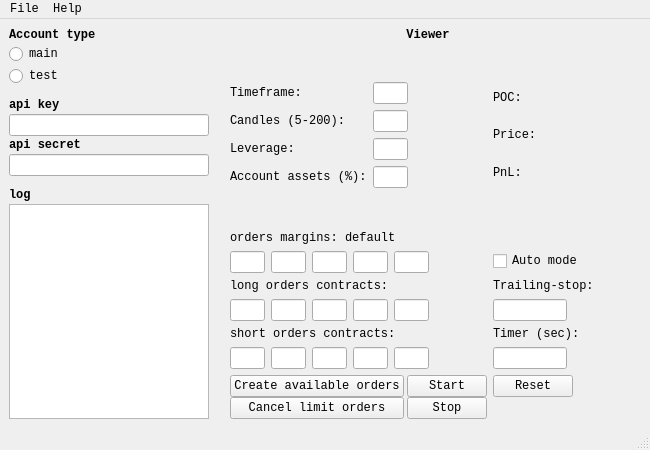
<?xml version="1.0" encoding="UTF-8"?>
<ui version="4.0">
 <class>MainWindow</class>
 <widget class="QMainWindow" name="MainWindow">
  <property name="geometry">
   <rect>
    <x>0</x>
    <y>0</y>
    <width>650</width>
    <height>450</height>
   </rect>
  </property>
  <property name="sizePolicy">
   <sizepolicy hsizetype="Fixed" vsizetype="Fixed">
    <horstretch>0</horstretch>
    <verstretch>0</verstretch>
   </sizepolicy>
  </property>
  <property name="maximumSize">
   <size>
    <width>650</width>
    <height>450</height>
   </size>
  </property>
  <property name="font">
   <font>
    <family>Consolas</family>
    <pointsize>9</pointsize>
   </font>
  </property>
  <property name="windowTitle">
   <string>BITROBOT</string>
  </property>
  <property name="windowIcon">
   <iconset>
    <normaloff>BITROBOT.png</normaloff>BITROBOT.png</iconset>
  </property>
  <widget class="QWidget" name="centralwidget">
   <property name="sizePolicy">
    <sizepolicy hsizetype="Fixed" vsizetype="Fixed">
     <horstretch>0</horstretch>
     <verstretch>0</verstretch>
    </sizepolicy>
   </property>
   <layout class="QGridLayout" name="gridLayout_2">
    <item row="0" column="1">
     <layout class="QVBoxLayout" name="mainV2">
      <property name="spacing">
       <number>1</number>
      </property>
      <item>
       <widget class="QLabel" name="label_16">
        <property name="font">
         <font>
          <weight>75</weight>
          <bold>true</bold>
         </font>
        </property>
        <property name="text">
         <string>Viewer</string>
        </property>
        <property name="alignment">
         <set>Qt::AlignCenter</set>
        </property>
       </widget>
      </item>
      <item>
       <widget class="QWidget" name="plotwidget" native="true">
        <property name="sizePolicy">
         <sizepolicy hsizetype="Fixed" vsizetype="Fixed">
          <horstretch>0</horstretch>
          <verstretch>0</verstretch>
         </sizepolicy>
        </property>
       </widget>
      </item>
      <item>
       <layout class="QFormLayout" name="formLayout_2">
        <property name="fieldGrowthPolicy">
         <enum>QFormLayout::FieldsStayAtSizeHint</enum>
        </property>
        <property name="horizontalSpacing">
         <number>6</number>
        </property>
        <property name="verticalSpacing">
         <number>6</number>
        </property>
        <property name="leftMargin">
         <number>15</number>
        </property>
        <property name="rightMargin">
         <number>15</number>
        </property>
        <item row="0" column="1">
         <spacer name="verticalSpacer_4">
          <property name="orientation">
           <enum>Qt::Vertical</enum>
          </property>
          <property name="sizeHint" stdset="0">
           <size>
            <width>20</width>
            <height>13</height>
           </size>
          </property>
         </spacer>
        </item>
        <item row="1" column="0">
         <layout class="QFormLayout" name="formLayout">
          <item row="1" column="0">
           <widget class="QLabel" name="label_4">
            <property name="sizePolicy">
             <sizepolicy hsizetype="Fixed" vsizetype="Preferred">
              <horstretch>0</horstretch>
              <verstretch>0</verstretch>
             </sizepolicy>
            </property>
            <property name="text">
             <string>Timeframe:      </string>
            </property>
           </widget>
          </item>
          <item row="1" column="1">
           <widget class="QLineEdit" name="lineEdit_3">
            <property name="sizePolicy">
             <sizepolicy hsizetype="Fixed" vsizetype="Fixed">
              <horstretch>0</horstretch>
              <verstretch>0</verstretch>
             </sizepolicy>
            </property>
            <property name="maximumSize">
             <size>
              <width>35</width>
              <height>16777215</height>
             </size>
            </property>
           </widget>
          </item>
          <item row="2" column="0">
           <widget class="QLabel" name="label_5">
            <property name="sizePolicy">
             <sizepolicy hsizetype="Fixed" vsizetype="Preferred">
              <horstretch>0</horstretch>
              <verstretch>0</verstretch>
             </sizepolicy>
            </property>
            <property name="text">
             <string>Candles (5-200):</string>
            </property>
           </widget>
          </item>
          <item row="2" column="1">
           <widget class="QLineEdit" name="lineEdit_4">
            <property name="sizePolicy">
             <sizepolicy hsizetype="Fixed" vsizetype="Fixed">
              <horstretch>0</horstretch>
              <verstretch>0</verstretch>
             </sizepolicy>
            </property>
            <property name="maximumSize">
             <size>
              <width>35</width>
              <height>16777215</height>
             </size>
            </property>
           </widget>
          </item>
          <item row="3" column="0">
           <widget class="QLabel" name="label_6">
            <property name="sizePolicy">
             <sizepolicy hsizetype="Fixed" vsizetype="Preferred">
              <horstretch>0</horstretch>
              <verstretch>0</verstretch>
             </sizepolicy>
            </property>
            <property name="text">
             <string>Leverage: </string>
            </property>
           </widget>
          </item>
          <item row="3" column="1">
           <widget class="QLineEdit" name="lineEdit_5">
            <property name="sizePolicy">
             <sizepolicy hsizetype="Fixed" vsizetype="Fixed">
              <horstretch>0</horstretch>
              <verstretch>0</verstretch>
             </sizepolicy>
            </property>
            <property name="maximumSize">
             <size>
              <width>35</width>
              <height>16777215</height>
             </size>
            </property>
           </widget>
          </item>
          <item row="4" column="0">
           <widget class="QLabel" name="label_18">
            <property name="sizePolicy">
             <sizepolicy hsizetype="Fixed" vsizetype="Preferred">
              <horstretch>0</horstretch>
              <verstretch>0</verstretch>
             </sizepolicy>
            </property>
            <property name="text">
             <string>Account assets (%):</string>
            </property>
           </widget>
          </item>
          <item row="4" column="1">
           <widget class="QLineEdit" name="lineEdit_6">
            <property name="sizePolicy">
             <sizepolicy hsizetype="Fixed" vsizetype="Fixed">
              <horstretch>0</horstretch>
              <verstretch>0</verstretch>
             </sizepolicy>
            </property>
            <property name="maximumSize">
             <size>
              <width>35</width>
              <height>16777215</height>
             </size>
            </property>
           </widget>
          </item>
         </layout>
        </item>
        <item row="1" column="1">
         <layout class="QVBoxLayout" name="verticalLayout_6">
          <item>
           <layout class="QHBoxLayout" name="horizontalLayout_4">
            <item>
             <widget class="QLabel" name="label_14">
              <property name="text">
               <string>POC:</string>
              </property>
              <property name="alignment">
               <set>Qt::AlignJustify|Qt::AlignVCenter</set>
              </property>
             </widget>
            </item>
            <item>
             <widget class="QLabel" name="label_10">
              <property name="text">
               <string/>
              </property>
              <property name="alignment">
               <set>Qt::AlignJustify|Qt::AlignVCenter</set>
              </property>
             </widget>
            </item>
           </layout>
          </item>
          <item>
           <layout class="QHBoxLayout" name="horizontalLayout_5">
            <item>
             <widget class="QLabel" name="label_13">
              <property name="text">
               <string>Price:</string>
              </property>
              <property name="alignment">
               <set>Qt::AlignJustify|Qt::AlignVCenter</set>
              </property>
             </widget>
            </item>
            <item>
             <widget class="QLabel" name="label_12">
              <property name="text">
               <string/>
              </property>
              <property name="alignment">
               <set>Qt::AlignJustify|Qt::AlignVCenter</set>
              </property>
             </widget>
            </item>
           </layout>
          </item>
          <item>
           <layout class="QHBoxLayout" name="horizontalLayout_6">
            <item>
             <widget class="QLabel" name="label_11">
              <property name="text">
               <string>PnL:</string>
              </property>
              <property name="alignment">
               <set>Qt::AlignJustify|Qt::AlignVCenter</set>
              </property>
             </widget>
            </item>
            <item>
             <widget class="QLabel" name="label_15">
              <property name="text">
               <string/>
              </property>
              <property name="alignment">
               <set>Qt::AlignJustify|Qt::AlignVCenter</set>
              </property>
             </widget>
            </item>
           </layout>
          </item>
         </layout>
        </item>
        <item row="2" column="0">
         <spacer name="verticalSpacer_2">
          <property name="orientation">
           <enum>Qt::Vertical</enum>
          </property>
          <property name="sizeHint" stdset="0">
           <size>
            <width>20</width>
            <height>13</height>
           </size>
          </property>
         </spacer>
        </item>
        <item row="3" column="0">
         <widget class="QLabel" name="label_7">
          <property name="sizePolicy">
           <sizepolicy hsizetype="Fixed" vsizetype="Preferred">
            <horstretch>0</horstretch>
            <verstretch>0</verstretch>
           </sizepolicy>
          </property>
          <property name="text">
           <string>orders margins: default</string>
          </property>
         </widget>
        </item>
        <item row="4" column="0">
         <layout class="QHBoxLayout" name="horizontalLayout">
          <item>
           <widget class="QLineEdit" name="w1">
            <property name="sizePolicy">
             <sizepolicy hsizetype="Maximum" vsizetype="Fixed">
              <horstretch>0</horstretch>
              <verstretch>0</verstretch>
             </sizepolicy>
            </property>
            <property name="maximumSize">
             <size>
              <width>35</width>
              <height>16777215</height>
             </size>
            </property>
           </widget>
          </item>
          <item>
           <widget class="QLineEdit" name="w2">
            <property name="sizePolicy">
             <sizepolicy hsizetype="Fixed" vsizetype="Fixed">
              <horstretch>0</horstretch>
              <verstretch>0</verstretch>
             </sizepolicy>
            </property>
            <property name="maximumSize">
             <size>
              <width>35</width>
              <height>16777215</height>
             </size>
            </property>
            <property name="clearButtonEnabled">
             <bool>false</bool>
            </property>
           </widget>
          </item>
          <item>
           <widget class="QLineEdit" name="w3">
            <property name="sizePolicy">
             <sizepolicy hsizetype="Fixed" vsizetype="Fixed">
              <horstretch>0</horstretch>
              <verstretch>0</verstretch>
             </sizepolicy>
            </property>
            <property name="maximumSize">
             <size>
              <width>35</width>
              <height>16777215</height>
             </size>
            </property>
           </widget>
          </item>
          <item>
           <widget class="QLineEdit" name="w4">
            <property name="sizePolicy">
             <sizepolicy hsizetype="Fixed" vsizetype="Fixed">
              <horstretch>0</horstretch>
              <verstretch>0</verstretch>
             </sizepolicy>
            </property>
            <property name="maximumSize">
             <size>
              <width>35</width>
              <height>16777215</height>
             </size>
            </property>
           </widget>
          </item>
          <item>
           <widget class="QLineEdit" name="w5">
            <property name="sizePolicy">
             <sizepolicy hsizetype="Fixed" vsizetype="Fixed">
              <horstretch>0</horstretch>
              <verstretch>0</verstretch>
             </sizepolicy>
            </property>
            <property name="maximumSize">
             <size>
              <width>35</width>
              <height>16777215</height>
             </size>
            </property>
           </widget>
          </item>
         </layout>
        </item>
        <item row="4" column="1">
         <widget class="QCheckBox" name="checkAuto">
          <property name="text">
           <string>Auto mode</string>
          </property>
         </widget>
        </item>
        <item row="5" column="0">
         <widget class="QLabel" name="label_8">
          <property name="sizePolicy">
           <sizepolicy hsizetype="Fixed" vsizetype="Preferred">
            <horstretch>0</horstretch>
            <verstretch>0</verstretch>
           </sizepolicy>
          </property>
          <property name="text">
           <string>long orders contracts: </string>
          </property>
         </widget>
        </item>
        <item row="5" column="1">
         <widget class="QLabel" name="label_19">
          <property name="text">
           <string>Trailing-stop:</string>
          </property>
         </widget>
        </item>
        <item row="6" column="0">
         <layout class="QHBoxLayout" name="horizontalLayout_3" stretch="0,0,0,0,0">
          <property name="spacing">
           <number>6</number>
          </property>
          <property name="sizeConstraint">
           <enum>QLayout::SetMaximumSize</enum>
          </property>
          <item>
           <widget class="QLineEdit" name="w1_2">
            <property name="sizePolicy">
             <sizepolicy hsizetype="Maximum" vsizetype="Fixed">
              <horstretch>0</horstretch>
              <verstretch>0</verstretch>
             </sizepolicy>
            </property>
            <property name="maximumSize">
             <size>
              <width>35</width>
              <height>16777215</height>
             </size>
            </property>
            <property name="clearButtonEnabled">
             <bool>false</bool>
            </property>
           </widget>
          </item>
          <item>
           <widget class="QLineEdit" name="w2_2">
            <property name="sizePolicy">
             <sizepolicy hsizetype="Maximum" vsizetype="Fixed">
              <horstretch>0</horstretch>
              <verstretch>0</verstretch>
             </sizepolicy>
            </property>
            <property name="maximumSize">
             <size>
              <width>35</width>
              <height>16777215</height>
             </size>
            </property>
           </widget>
          </item>
          <item>
           <widget class="QLineEdit" name="w3_2">
            <property name="sizePolicy">
             <sizepolicy hsizetype="Maximum" vsizetype="Fixed">
              <horstretch>0</horstretch>
              <verstretch>0</verstretch>
             </sizepolicy>
            </property>
            <property name="maximumSize">
             <size>
              <width>35</width>
              <height>16777215</height>
             </size>
            </property>
           </widget>
          </item>
          <item>
           <widget class="QLineEdit" name="w4_2">
            <property name="sizePolicy">
             <sizepolicy hsizetype="Maximum" vsizetype="Fixed">
              <horstretch>0</horstretch>
              <verstretch>0</verstretch>
             </sizepolicy>
            </property>
            <property name="maximumSize">
             <size>
              <width>35</width>
              <height>16777215</height>
             </size>
            </property>
           </widget>
          </item>
          <item>
           <widget class="QLineEdit" name="w5_2">
            <property name="sizePolicy">
             <sizepolicy hsizetype="Maximum" vsizetype="Fixed">
              <horstretch>0</horstretch>
              <verstretch>0</verstretch>
             </sizepolicy>
            </property>
            <property name="maximumSize">
             <size>
              <width>35</width>
              <height>16777215</height>
             </size>
            </property>
           </widget>
          </item>
         </layout>
        </item>
        <item row="7" column="0">
         <widget class="QLabel" name="label_17">
          <property name="sizePolicy">
           <sizepolicy hsizetype="Fixed" vsizetype="Preferred">
            <horstretch>0</horstretch>
            <verstretch>0</verstretch>
           </sizepolicy>
          </property>
          <property name="text">
           <string>short orders contracts: </string>
          </property>
         </widget>
        </item>
        <item row="8" column="0">
         <layout class="QHBoxLayout" name="horizontalLayout_7" stretch="0,0,0,0,0">
          <property name="spacing">
           <number>6</number>
          </property>
          <property name="sizeConstraint">
           <enum>QLayout::SetMaximumSize</enum>
          </property>
          <item>
           <widget class="QLineEdit" name="w1_3">
            <property name="sizePolicy">
             <sizepolicy hsizetype="Maximum" vsizetype="Fixed">
              <horstretch>0</horstretch>
              <verstretch>0</verstretch>
             </sizepolicy>
            </property>
            <property name="maximumSize">
             <size>
              <width>35</width>
              <height>16777215</height>
             </size>
            </property>
            <property name="clearButtonEnabled">
             <bool>false</bool>
            </property>
           </widget>
          </item>
          <item>
           <widget class="QLineEdit" name="w2_3">
            <property name="sizePolicy">
             <sizepolicy hsizetype="Maximum" vsizetype="Fixed">
              <horstretch>0</horstretch>
              <verstretch>0</verstretch>
             </sizepolicy>
            </property>
            <property name="maximumSize">
             <size>
              <width>35</width>
              <height>16777215</height>
             </size>
            </property>
           </widget>
          </item>
          <item>
           <widget class="QLineEdit" name="w3_3">
            <property name="sizePolicy">
             <sizepolicy hsizetype="Maximum" vsizetype="Fixed">
              <horstretch>0</horstretch>
              <verstretch>0</verstretch>
             </sizepolicy>
            </property>
            <property name="maximumSize">
             <size>
              <width>35</width>
              <height>16777215</height>
             </size>
            </property>
           </widget>
          </item>
          <item>
           <widget class="QLineEdit" name="w4_3">
            <property name="sizePolicy">
             <sizepolicy hsizetype="Maximum" vsizetype="Fixed">
              <horstretch>0</horstretch>
              <verstretch>0</verstretch>
             </sizepolicy>
            </property>
            <property name="maximumSize">
             <size>
              <width>35</width>
              <height>16777215</height>
             </size>
            </property>
           </widget>
          </item>
          <item>
           <widget class="QLineEdit" name="w5_3">
            <property name="sizePolicy">
             <sizepolicy hsizetype="Maximum" vsizetype="Fixed">
              <horstretch>0</horstretch>
              <verstretch>0</verstretch>
             </sizepolicy>
            </property>
            <property name="maximumSize">
             <size>
              <width>35</width>
              <height>16777215</height>
             </size>
            </property>
           </widget>
          </item>
         </layout>
        </item>
        <item row="9" column="0">
         <layout class="QGridLayout" name="gridLayout" columnminimumwidth="10,0">
          <property name="horizontalSpacing">
           <number>3</number>
          </property>
          <property name="verticalSpacing">
           <number>0</number>
          </property>
          <item row="0" column="1">
           <layout class="QVBoxLayout" name="verticalLayout">
            <property name="spacing">
             <number>0</number>
            </property>
            <item>
             <widget class="QPushButton" name="startButton">
              <property name="sizePolicy">
               <sizepolicy hsizetype="Fixed" vsizetype="Fixed">
                <horstretch>0</horstretch>
                <verstretch>0</verstretch>
               </sizepolicy>
              </property>
              <property name="text">
               <string>Start</string>
              </property>
             </widget>
            </item>
            <item>
             <widget class="QPushButton" name="stopButton">
              <property name="sizePolicy">
               <sizepolicy hsizetype="Fixed" vsizetype="Fixed">
                <horstretch>0</horstretch>
                <verstretch>0</verstretch>
               </sizepolicy>
              </property>
              <property name="text">
               <string>Stop</string>
              </property>
             </widget>
            </item>
           </layout>
          </item>
          <item row="0" column="0">
           <layout class="QVBoxLayout" name="verticalLayout_2">
            <property name="spacing">
             <number>0</number>
            </property>
            <property name="sizeConstraint">
             <enum>QLayout::SetNoConstraint</enum>
            </property>
            <item>
             <widget class="QPushButton" name="createButton">
              <property name="sizePolicy">
               <sizepolicy hsizetype="Fixed" vsizetype="Fixed">
                <horstretch>0</horstretch>
                <verstretch>0</verstretch>
               </sizepolicy>
              </property>
              <property name="layoutDirection">
               <enum>Qt::LeftToRight</enum>
              </property>
              <property name="text">
               <string>Create available orders</string>
              </property>
             </widget>
            </item>
            <item>
             <widget class="QPushButton" name="cancelButton">
              <property name="sizePolicy">
               <sizepolicy hsizetype="Fixed" vsizetype="Fixed">
                <horstretch>0</horstretch>
                <verstretch>0</verstretch>
               </sizepolicy>
              </property>
              <property name="text">
               <string>  Cancel limit orders  </string>
              </property>
             </widget>
            </item>
           </layout>
          </item>
         </layout>
        </item>
        <item row="9" column="1">
         <widget class="QPushButton" name="resetButton">
          <property name="text">
           <string>Reset</string>
          </property>
         </widget>
        </item>
        <item row="6" column="1">
         <widget class="QLineEdit" name="trailing_stop">
          <property name="maximumSize">
           <size>
            <width>74</width>
            <height>16777215</height>
           </size>
          </property>
          <property name="baseSize">
           <size>
            <width>50</width>
            <height>0</height>
           </size>
          </property>
         </widget>
        </item>
        <item row="7" column="1">
         <widget class="QLabel" name="label_20">
          <property name="text">
           <string>Timer (sec):</string>
          </property>
         </widget>
        </item>
        <item row="8" column="1">
         <widget class="QLineEdit" name="timer">
          <property name="maximumSize">
           <size>
            <width>74</width>
            <height>16777215</height>
           </size>
          </property>
         </widget>
        </item>
       </layout>
      </item>
     </layout>
    </item>
    <item row="0" column="0">
     <layout class="QGridLayout" name="gridLayout_3">
      <property name="sizeConstraint">
       <enum>QLayout::SetFixedSize</enum>
      </property>
      <property name="horizontalSpacing">
       <number>0</number>
      </property>
      <property name="verticalSpacing">
       <number>2</number>
      </property>
      <item row="0" column="0">
       <widget class="QLabel" name="label">
        <property name="font">
         <font>
          <weight>75</weight>
          <bold>true</bold>
         </font>
        </property>
        <property name="text">
         <string>Account type</string>
        </property>
       </widget>
      </item>
      <item row="6" column="0">
       <widget class="QLineEdit" name="api_key">
        <property name="maximumSize">
         <size>
          <width>200</width>
          <height>16777215</height>
         </size>
        </property>
       </widget>
      </item>
      <item row="7" column="0">
       <widget class="QLabel" name="label_3">
        <property name="font">
         <font>
          <weight>75</weight>
          <bold>true</bold>
         </font>
        </property>
        <property name="text">
         <string>api secret</string>
        </property>
       </widget>
      </item>
      <item row="8" column="0">
       <widget class="QLineEdit" name="api_secret">
        <property name="maximumSize">
         <size>
          <width>200</width>
          <height>16777215</height>
         </size>
        </property>
       </widget>
      </item>
      <item row="5" column="0">
       <widget class="QLabel" name="label_2">
        <property name="font">
         <font>
          <weight>75</weight>
          <bold>true</bold>
         </font>
        </property>
        <property name="text">
         <string>api key</string>
        </property>
       </widget>
      </item>
      <item row="10" column="0">
       <widget class="QLabel" name="label_9">
        <property name="font">
         <font>
          <weight>75</weight>
          <bold>true</bold>
         </font>
        </property>
        <property name="text">
         <string>log</string>
        </property>
       </widget>
      </item>
      <item row="1" column="0">
       <widget class="QRadioButton" name="main_rb">
        <property name="text">
         <string>main</string>
        </property>
       </widget>
      </item>
      <item row="2" column="0">
       <widget class="QRadioButton" name="test_rb">
        <property name="text">
         <string>test</string>
        </property>
       </widget>
      </item>
      <item row="11" column="0">
       <widget class="QTextBrowser" name="textBrowser">
        <property name="sizePolicy">
         <sizepolicy hsizetype="Preferred" vsizetype="MinimumExpanding">
          <horstretch>0</horstretch>
          <verstretch>0</verstretch>
         </sizepolicy>
        </property>
        <property name="maximumSize">
         <size>
          <width>200</width>
          <height>16777215</height>
         </size>
        </property>
        <property name="sizeAdjustPolicy">
         <enum>QAbstractScrollArea::AdjustIgnored</enum>
        </property>
       </widget>
      </item>
      <item row="4" column="0">
       <spacer name="verticalSpacer">
        <property name="orientation">
         <enum>Qt::Vertical</enum>
        </property>
        <property name="sizeType">
         <enum>QSizePolicy::Fixed</enum>
        </property>
        <property name="sizeHint" stdset="0">
         <size>
          <width>20</width>
          <height>10</height>
         </size>
        </property>
       </spacer>
      </item>
      <item row="9" column="0">
       <spacer name="verticalSpacer_3">
        <property name="orientation">
         <enum>Qt::Vertical</enum>
        </property>
        <property name="sizeType">
         <enum>QSizePolicy::Fixed</enum>
        </property>
        <property name="sizeHint" stdset="0">
         <size>
          <width>20</width>
          <height>10</height>
         </size>
        </property>
       </spacer>
      </item>
     </layout>
    </item>
   </layout>
  </widget>
  <widget class="QMenuBar" name="menubar">
   <property name="geometry">
    <rect>
     <x>0</x>
     <y>0</y>
     <width>650</width>
     <height>20</height>
    </rect>
   </property>
   <property name="font">
    <font>
     <family>Consolas</family>
    </font>
   </property>
   <widget class="QMenu" name="menuFile">
    <property name="title">
     <string>File</string>
    </property>
    <addaction name="actionExit"/>
   </widget>
   <widget class="QMenu" name="menuAbout">
    <property name="title">
     <string>Help</string>
    </property>
    <addaction name="actionAbout"/>
   </widget>
   <addaction name="menuFile"/>
   <addaction name="menuAbout"/>
  </widget>
  <widget class="QStatusBar" name="statusbar"/>
  <action name="actionAbout">
   <property name="checkable">
    <bool>true</bool>
   </property>
   <property name="text">
    <string>About</string>
   </property>
  </action>
  <action name="actionExit">
   <property name="checkable">
    <bool>true</bool>
   </property>
   <property name="text">
    <string>Exit</string>
   </property>
  </action>
 </widget>
 <resources/>
 <connections/>
</ui>
